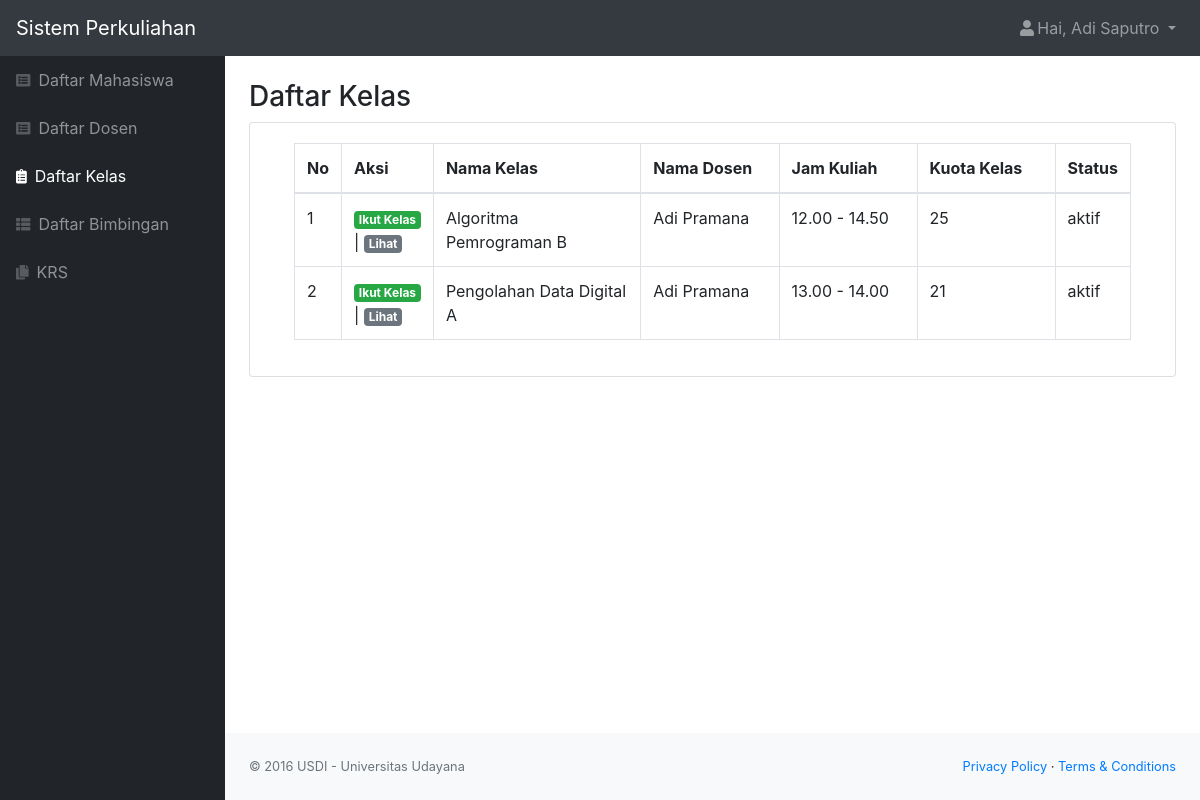
The page /kelas.php (signed in) on the database its author committed.
### tables this page shows
CREATE TABLE `kelas` (
  `id_kelas` int(11) NOT NULL,
  `nama_kelas` varchar(100) NOT NULL,
  `jam_kuliah` varchar(20) NOT NULL,
  `kuota_kelas` int(11) NOT NULL,
  `id_dosen` int(11) NOT NULL,
  `status` varchar(20) NOT NULL
);

CREATE TABLE `dosen` (
  `id_dosen` int(11) NOT NULL,
  `role` char(1) NOT NULL,
  `nip` varchar(25) NOT NULL,
  `nidn` char(10) NOT NULL,
  `nama` varchar(50) NOT NULL,
  `email` varchar(50) NOT NULL,
  `alamat` varchar(50) NOT NULL,
  `tanggal_lahir` date NOT NULL,
  `status` varchar(20) NOT NULL,
  `password` varchar(300) NOT NULL
);

### kelas.php (the view, shortened to what this page needs)
<?php
include "function.php";
$nama = $_SESSION['nama'];
$role = $_SESSION['role'];
$queryKelas = mysqli_query($koneksi, "SELECT * FROM kelas INNER JOIN dosen ON kelas.id_dosen=dosen.id_dosen");
?>
<!DOCTYPE html>
<html lang="en">
    <head>
        <link href="css/styles.css" rel="stylesheet" />
        <link href="https://cdn.datatables.net/1.10.20/css/dataTables.bootstrap4.min.css" rel="stylesheet" />
    </head>
    <body class="sb-nav-fixed">
        <nav class="sb-topnav navbar navbar-expand navbar-dark bg-dark">
            <a class="navbar-brand" href="index.php">Sistem Perkuliahan</a>
            <ul class="navbar-nav ml-auto">
                <li class="nav-item dropdown">
                    <a class="nav-link dropdown-toggle" id="userDropdown" href="#" role="button" data-toggle="dropdown" aria-haspopup="true" aria-expanded="false"><i class="fas fa-user fa-fw"></i>Hai, <?= $nama; ?> </a>
                </li>
            </ul>
        </nav>
        <div id="layoutSidenav">
            <div id="layoutSidenav_nav">
                <nav class="sb-sidenav accordion sb-sidenav-dark" id="sidenavAccordion">
                    <div class="sb-sidenav-menu">
                        <div class="nav">
                            <a class="nav-link" href="mahasiswa.php"
                                ><div class="sb-nav-link-icon"><i class="fas fa-list-alt"></i></div>
                                Daftar Mahasiswa</a
                            >
                            <a class="nav-link" href="dosen.php"
                                ><div class="sb-nav-link-icon"><i class="fas fa-list-alt"></i></div>
                                Daftar Dosen</a
                            >
                            <a class="nav-link active" href="kelas.php"
                                ><div class="sb-nav-link-icon"><i class="fas fa-clipboard-list"></i></div>
                                Daftar Kelas</a
                            >
                            <a class="nav-link" href="bimbingan.php"
                                ><div class="sb-nav-link-icon"><i class="fas fa-th-list"></i></div>
                                Daftar Bimbingan</a
                            >
                            <?php if($role == "1") { ?>
                            <a class="nav-link" href="krs.php"
                                ><div class="sb-nav-link-icon"><i class="fas fa-copy"></i></div>
                                KRS</a>
                            <?php } ?>
                        </div>
                    </div>
                </nav>
            </div>
            <div id="layoutSidenav_content">
                <main>
                    <div class="container-fluid">
                        <h3 class="mt-4">Daftar Kelas</h3>
                        <div class="card mb-4">
                            <div class="card-body">
                                <div class="table-responsive">
                                    <div class="container">
                                        <table class="table table-bordered" id="dataTable" width="100%" cellspacing="0">
                                            <thead>
                                                <tr>
                                                    <th>No</th>
                                                    <?php if($role == "2" || $role == "1") { ?>
                                                    <th>Aksi</th>
                                                    <?php } ?>
                                                    <th class="col-sm-3">Nama Kelas</th>
                                                    <th class="col-sm-2">Nama Dosen</th>
                                                    <th class="col-sm-2">Jam Kuliah</th>
                                                    <th class="col-sm-2">Kuota Kelas</th>
                                                    <th>Status</th>
                                                </tr>
                                            </thead>
                                            <?php $i=1; ?>
                                            <?php while($data = mysqli_fetch_assoc($queryKelas)) { ?>
                                                <tr>
                                                    <td><?= $i; ?></td>
                                                    <?php if($role == "1") { ?>
                                                        <td><a href="function.php?act=joinKelas&id_kelas=<?= $data['id_kelas']; ?>" class="badge badge-success ">Ikut Kelas</a> | <a href="kelas_lihat.php?id_kelas=<?= $data['id_kelas']; ?>" class="badge badge-secondary ">Lihat</a></td>
                                                    <?php } ?>
                                                    <td><?= $data['nama_kelas']; ?></>
                                                    <td><?= $data['nama']; ?></td>
                                                    <td><?= $data['jam_kuliah']; ?></td>
                                                    <td><?= $data['kuota_kelas']; ?></td>
                                                    <td><?= $data['status']; ?></td>
                                                </tr>
                                            <?php $i++; ?>
                                            <?php } ?>
                                        </table>
                                    </div>
                                </div>
                            </div>
                        </div>
                </main>
                <footer class="py-4 bg-light mt-auto">
                    <div class="container-fluid">
                        <div class="d-flex align-items-center justify-content-between small">
                            <div class="text-muted">&copy; 2016 USDI - Universitas Udayana</div>
                            <div>
                                <a href="#">Privacy Policy</a>
                                &middot;
                                <a href="#">Terms &amp; Conditions</a>
                            </div>
                        </div>
                    </div>
                </footer>
            </div>
        </div>
    </body>
</html>

### rows shown on the page
kelas: nama_kelas "Algoritma Pemrograman B", id_dosen.nama "Adi Pramana", jam_kuliah "12.00 - 14.50", kuota_kelas "25", id_dosen.status "aktif"
kelas: nama_kelas "Pengolahan Data Digital A", id_dosen.nama "Adi Pramana", jam_kuliah "13.00 - 14.00", kuota_kelas "21", id_dosen.status "aktif"

### other values the page prints
$nama "Adi Saputro"
